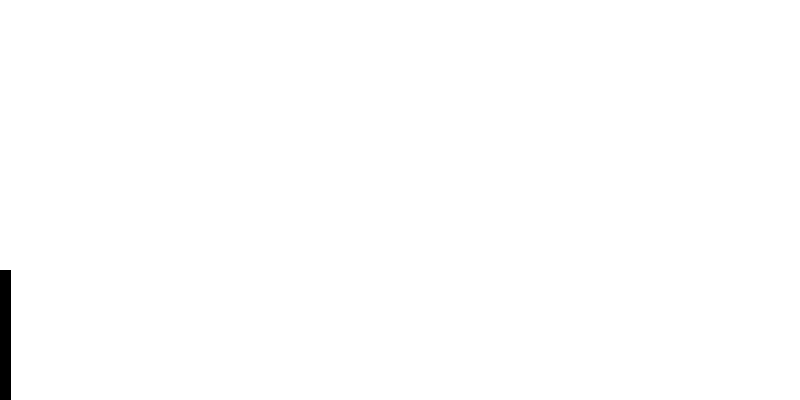
Frame 1 (no input)
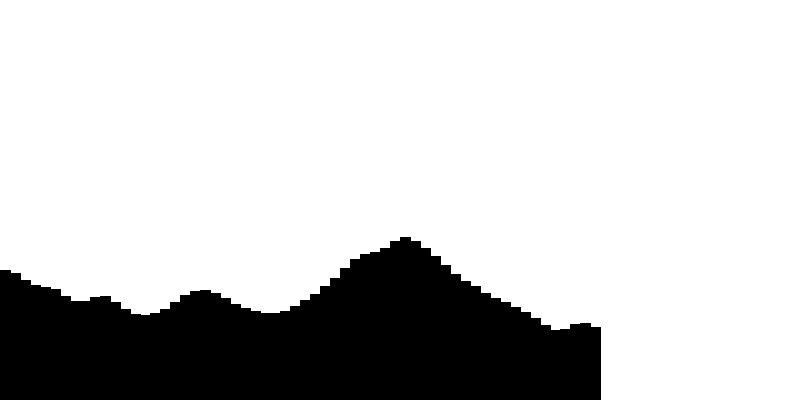
Frame 60 (the mouse pressed at the canvas centre just before this capture)
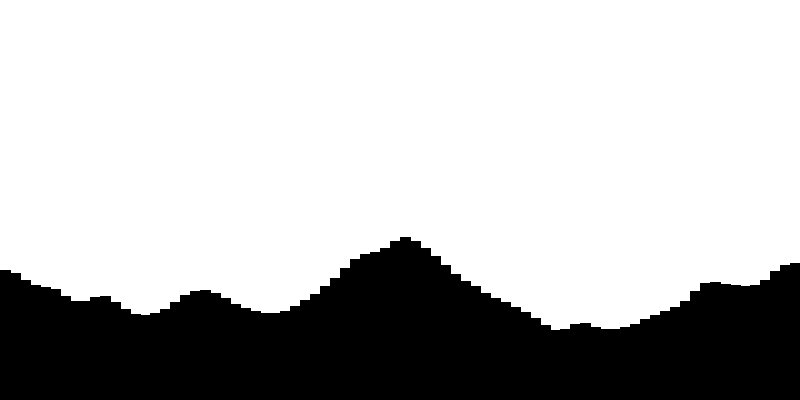
Frame 120 (the mouse held since frame 60 and released just before this capture)

The Processing sketch that drew these frames (run headless with seeded random() and noise(); from frame 60 on, the mouse is pressed at the canvas centre):

// Processing sketch: exerciseI_10
// ── exerciseI_10.pde
import java.util.Random;

float x,
y,
incPerlin,
sizeX,
yMin,
yMax,
yOff;

void setup() {
  size(800, 400);
  incPerlin = .05;
  sizeX = 10;
  x = 0;
  y = height;
  yMin = 20;
  yMax = 200;
  frameRate(30);
  background(255);
}

void draw() {
  if(x < width) {
    stroke(0);
    fill(0);
    y = map(noise(yOff), 0, 1, height - yMin, height - yMax); 
    rect(x, y, sizeX, height - y);
    x += sizeX;
    yOff += incPerlin;
  }
}
